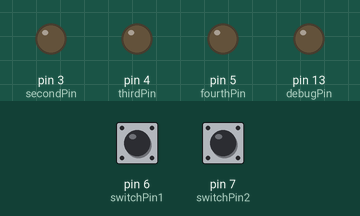
This sketch was run on a simulated Arduino Uno, built with avr-gcc and run on an emulated ATmega328P. Parts: output pins drawn as LEDs (lit = HIGH). The inputs (shaded band) are chosen by the test bench; at power-on: pin 6 (switchPin1) LOW, pin 7 (switchPin2) LOW. Pins used as bus, display or sensor lines are not drawn.

Above: at 1.0 s.
At 2.5 s:
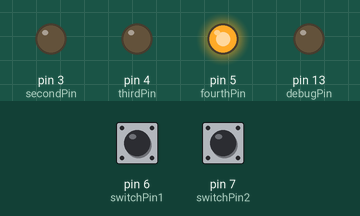
At 3.5 s:
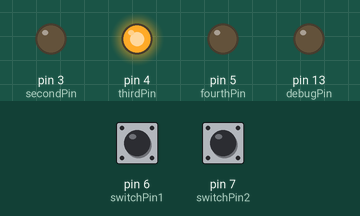
At 4.5 s:
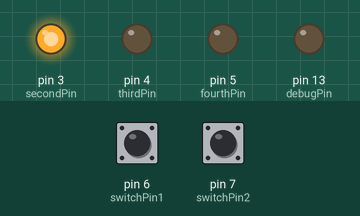
Timing chart, 0 to 5.2 s (numbered marks = the images above):
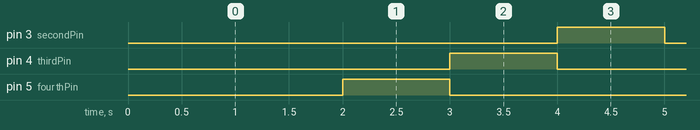

Measured:
- by itself, pin 3 (secondPin), pin 4 (thirdPin), pin 5 (fourthPin): alternates HIGH for 1.0 s and LOW for 3.0 s
- by itself, everything shown: repeats every 4.0 s, in 4 steps

The sketch:

project2b.ino
```cpp
///*========================================================
//   Irene Alvarado
//   Gadgets and Sensors
//
//   Project 2:
//   Build a simple device which lights four LEDs one after the other and controls the direction
//   of lighting with two push button switches. When one button is pressed, the LEDs should
//   light in sequence left to right (and then repeat). When the other is pressed the LEDs
//   should switch directions and light in sequence right to left (and then repeat).
//  ========================================================*/
//
///*------- Hardware configuration -------*/
const int  switchPin1 = 6;        // pin with switch attached
const int switchPin2 = 7;     // the second pin with switch attached

const int  firstPin = 2;           // pin for first light, 2000 s
const int  secondPin = 3;         // pin for second light 1000 s
const int  thirdPin = 4;          // pin for third light 500 s
const int  fourthPin = 5;          // pin for third light 250 s
const byte debugPin = 13;        // pin that we put debug output on (set to 255 to disable)
// (most Arduino's have a built in LED on pin 13...)

//corresponding to firstPin, secondPin, thirdPin, fourthPin. Loop uses led array for lookup of what LED to turn on
int leds[4] = {2, 3, 4, 5};

/*------- Global system state -------*/
int currentDirection = 0; // direction of LED lighting
int currentLoop = 0; // To track from 0-3 in loop (aka. for 4 LED lights)

// Should use "unsigned long" for variables that hold time
// The value will quickly become too large for an int to store
unsigned long previousMillis = 0; // will store last time LED was updated
const long interval = 1000; // interval at which to blink (milliseconds)
int laston = 0; // Last LED to be on

/*-------------------------------------------*/
/* Initializization code (run once via call from Arduino framework) */
void setup() {
  Serial.begin(9600);

  // Establish direction of pins we are using to drive LEDs
  pinMode(firstPin, OUTPUT);
  pinMode(secondPin, OUTPUT);
  pinMode(thirdPin, OUTPUT);
  pinMode(fourthPin, OUTPUT);
  pinMode(debugPin, OUTPUT);

  // initialize the pins for the buttons/switches
  pinMode(switchPin1, INPUT);
  pinMode(switchPin2, INPUT);
}

void loop() {
  // read the state of the buttons
  int buttonState1 = digitalRead(switchPin1);
  int buttonState2 = digitalRead(switchPin2);

  if (buttonState1) {
    currentDirection = 0;
  }
  if (buttonState2) {
    currentDirection = 1;
  }

  // check to see if it's time to blink the LED; that is, if the
  // difference between the current time and last time you blinked
  // the LED is bigger than the interval at which you want to
  // blink the LED.
  unsigned long currentMillis = millis();

  // We go into if statement every 1 seconds
  if (currentMillis - previousMillis >= interval) {
    digitalWrite(laston, LOW); // Make sure we turn off the last LED that was on

    // save the last time you blinked the LED
    previousMillis = currentMillis;

    if (currentDirection) {
      // Figure out what our current and previous LEDs are
      int curLED = leds[currentLoop];
      int mod = (((currentLoop - 1) % 4) + 4) % 4;
      int prevLED = leds[mod];

      //Update the LEDs
      digitalWrite(curLED, HIGH);
      digitalWrite(prevLED, LOW);
      laston = curLED;
    }
    else {
      int curLED = leds[currentLoop];
      int prevLED = leds[((currentLoop + 1) % 4)];

      //Update the LEDs
      digitalWrite(curLED, HIGH);
      digitalWrite(prevLED, LOW);
      laston = curLED;
    }


    // Update where we are in this loop 0-3 or going from 3-0
    if (currentDirection) {
      currentLoop += 1;
    }
    else {
      currentLoop -= 1;
    }

    // Make sure we update currentLoop if it goes over 3 or under 0.
    if (currentLoop > 3) {
      currentLoop = 0;
    }
    if (currentLoop < 0) {
      currentLoop = 3;
    }
  }
}
```
